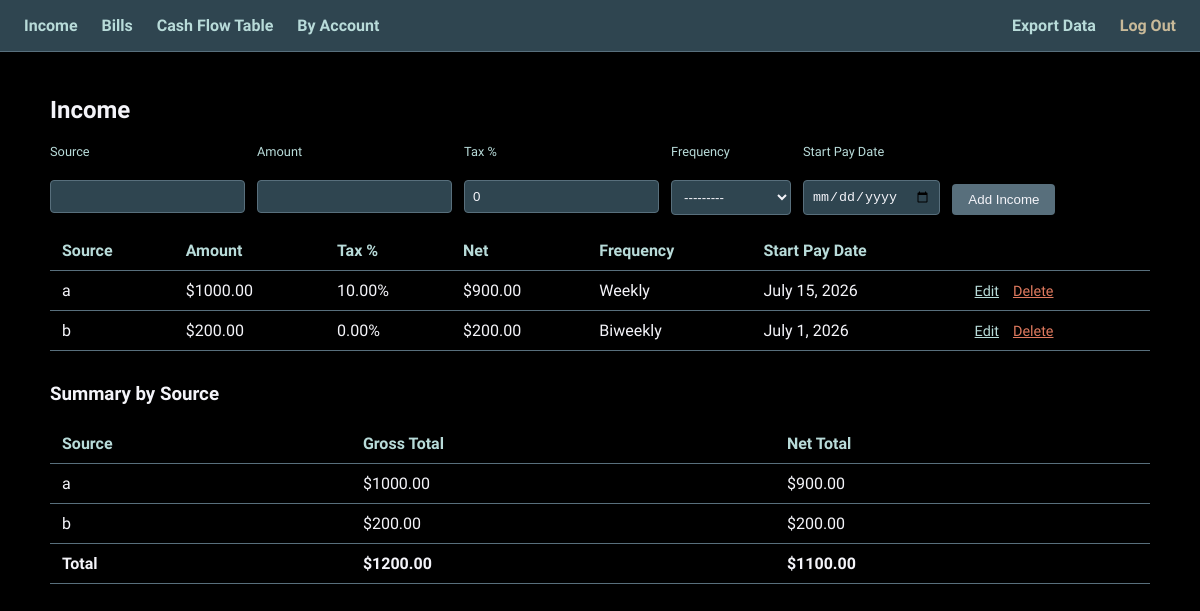
Page /income/ (signed in) on the earlier database version.
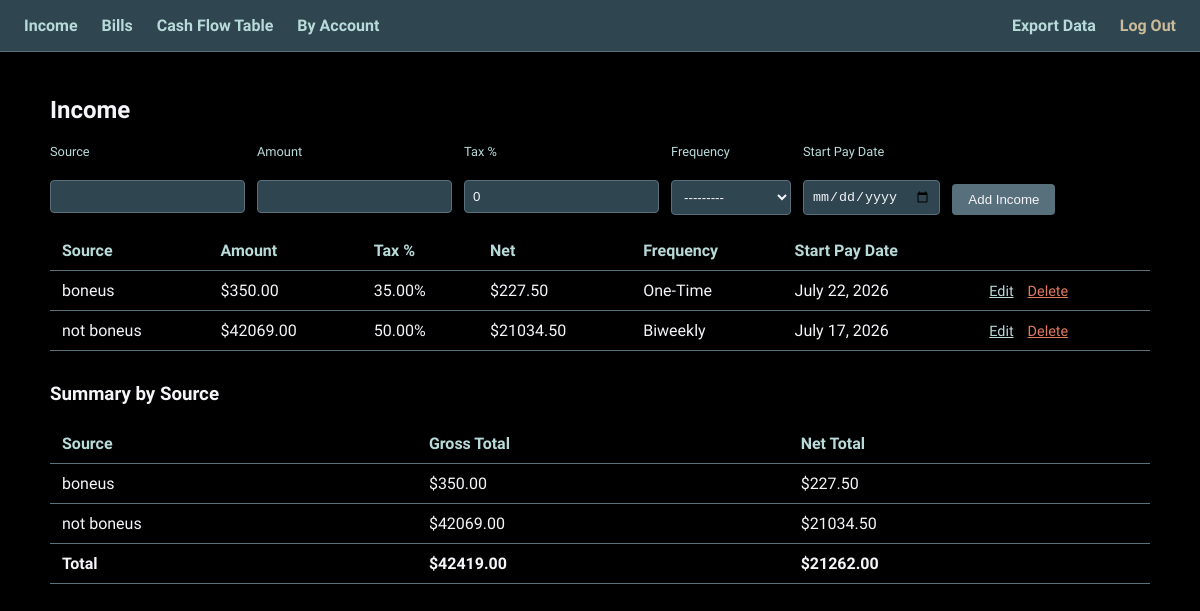
Same page on the later database version.
### income/models.py (models this page shows, shortened)
class Income(models.Model):
    FREQUENCY_CHOICES = [
        ('weekly', 'Weekly'),
        ('biweekly', 'Biweekly'),
        ('semimonthly', 'Semi-Monthly'),
        ('monthly', 'Monthly'),
        ('onetime', 'One-Time'),
    ]
    owner = models.ForeignKey(User, on_delete=models.CASCADE)
    source = models.CharField(max_length=100)
    amount = models.DecimalField(max_digits=10, decimal_places=2)
    tax_deduction_percent = models.DecimalField(max_digits=5, decimal_places=2, default=0)
    frequency = models.CharField(max_length=12, choices=FREQUENCY_CHOICES)
    start_pay_date = models.DateField(help_text="The first known/anchor pay date")
    class Meta:
        ordering = ['source']
    @property
    def net_amount(self):
        return self.amount * (1- (self.tax_deduction_percent / 100))

### income/views.py (the view)
# urls.py: path('',views.income_list, name='income_list'),
@login_required
def income_list(request):
    if request.method == 'POST':
        form = IncomeForm(request.POST)
        if form.is_valid():
            income = form.save(commit=False)
            income.owner = request.user
            income.save()
            return redirect('income_list')
    else:
        form = IncomeForm()
    incomes = Income.objects.filter(owner=request.user)
    summary = {}
    for income in incomes:
        key = income.source
        if key not in summary:
            summary[key] = {'gross': Decimal('0'), 'net': Decimal('0')}
        summary[key]['gross'] += income.amount
        summary[key]['net'] += income.net_amount
    summary_list = sorted(
        [{'source': k, 'gross': v['gross'], 'net': v['net']} for k, v in summary.items()],
        key=lambda x: x['source']
    )
    total_gross = sum((i.amount for i in incomes), Decimal('0'))
    total_net = sum((i.net_amount for i in incomes), Decimal('0'))
    return render(request, 'income/income_list.html', {
        'form': form,
        'incomes': incomes,
        'summary_list': summary_list,
        'total_gross': total_gross,
        'total_net': total_net,
    })

### income/forms.py
class IncomeForm(forms.ModelForm):
    class Meta:
        model = Income
        fields = ['source', 'amount', 'tax_deduction_percent', 'frequency', 'start_pay_date']
        widgets = {
            'start_pay_date': forms.DateInput(attrs={'type': 'date'}),
            'source': forms.TextInput(attrs={'autofocus': True}),
        }

### income/templates/income/income_list.html (shortened to what this page needs)
{% extends 'base.html' %}
{% block content %}
    <h2>Income</h2>
    <form method="post" class="form-row" style="align-items:flex-start;">
        <div>
            <label for="{{ form.source.id_for_label }}">Source</label><br>
            {{ form.source }}
        </div>
        <div>
            <label for="{{ form.amount.id_for_label }}">Amount</label><br>
            {{ form.amount }}
        </div>
        <div>
            <label for="{{ form.tax_deduction_percent.id_for_label }}">Tax %</label><br>
            {{ form.tax_deduction_percent }}
        </div>
        <div>
            <label for="{{ form.frequency.id_for_label }}">Frequency</label><br>
            {{ form.frequency }}
        </div>
        <div>
            <label for="{{ form.start_pay_date.id_for_label }}">Start Pay Date</label><br>
            {{ form.start_pay_date }}
        </div>
        <div style="align-self:flex-end;">
            <button type="submit">Add Income</button>
        </div>
    </form>
    <table>
        <tr>
            <th>Source</th>
            <th>Amount</th>
            <th>Tax %</th>
            <th>Net</th>
            <th>Frequency</th>
            <th>Start Pay Date</th>
            <th></th>
        </tr>
        {% for income in incomes %}
        <tr>
            <td>{{ income.source }}</td>
            <td>${{ income.amount }}</td>
            <td>{{ income.tax_deduction_percent }}%</td>
            <td>${{ income.net_amount|floatformat:2 }}</td>
            <td>{{ income.get_frequency_display }}</td>
            <td>{{ income.start_pay_date }}</td>
            <td>
                <a href="{% url 'income_edit' income.pk %}" class="action-link">Edit</a>
                <a href="{% url 'income_delete' income.pk %}" class="action-link delete">Delete</a>
            </td>
        </tr>
        {% endfor %}
    </table>
        <h3 style="margin-top:32px;">Summary by Source</h3>
    <table>
        <tr>
            <th>Source</th>
            <th>Gross Total</th>
            <th>Net Total</th>
        </tr>
        {% for row in summary_list %}
        <tr>
            <td>{{ row.source }}</td>
            <td>${{ row.gross|floatformat:2 }}</td>
            <td>${{ row.net|floatformat:2 }}</td>
        </tr>
        {% endfor %}
        <tr style="font-weight:bold;">
            <td>Total</td>
            <td>${{ total_gross|floatformat:2 }}</td>
            <td>${{ total_net|floatformat:2 }}</td>
        </tr>
    </table>
{% endblock %}

Differences in the rows shown:
removed Income: source "a", amount "1000.00", tax_deduction_percent "10.00", net_amount "900.00", frequency "Weekly", start_pay_date "July 15, 2026"
removed Income: source "b", amount "200.00", tax_deduction_percent "0.00", net_amount "200.00", frequency "Biweekly", start_pay_date "July 1, 2026"
added Income: source "boneus", amount "350.00", tax_deduction_percent "35.00", net_amount "227.50", frequency "One-Time", start_pay_date "July 22, 2026", source "boneus"
added Income: source "not boneus", amount "42069.00", tax_deduction_percent "50.00", net_amount "21034.50", frequency "Biweekly", start_pay_date "July 17, 2026", source "not boneus"
Other differences:
{{ total_gross|floatformat:2 }}: "1200.00" → "42419.00"
{{ total_net|floatformat:2 }}: "1100.00" → "21262.00"
new list line: "$ 350.00 $ 227.50"
new list line: "$ 42069.00 $ 21034.50"
list line gone: "a $ 1000.00 $ 900.00"
list line gone: "b $ 200.00 $ 200.00"
